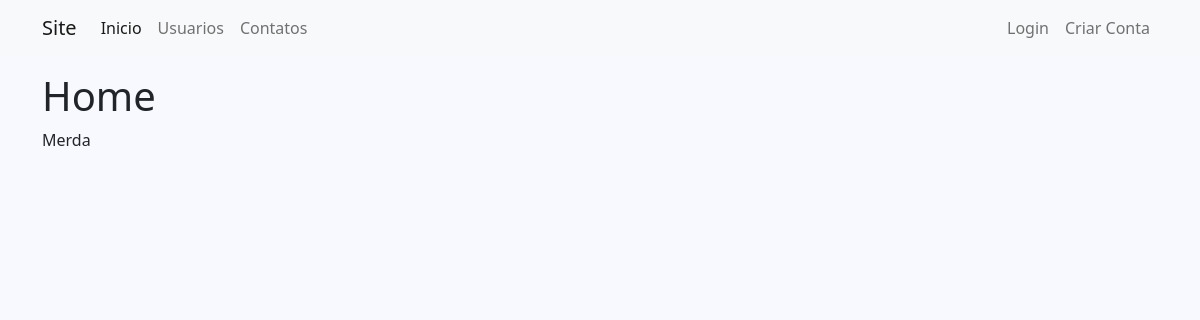
Before: / with the older database file.
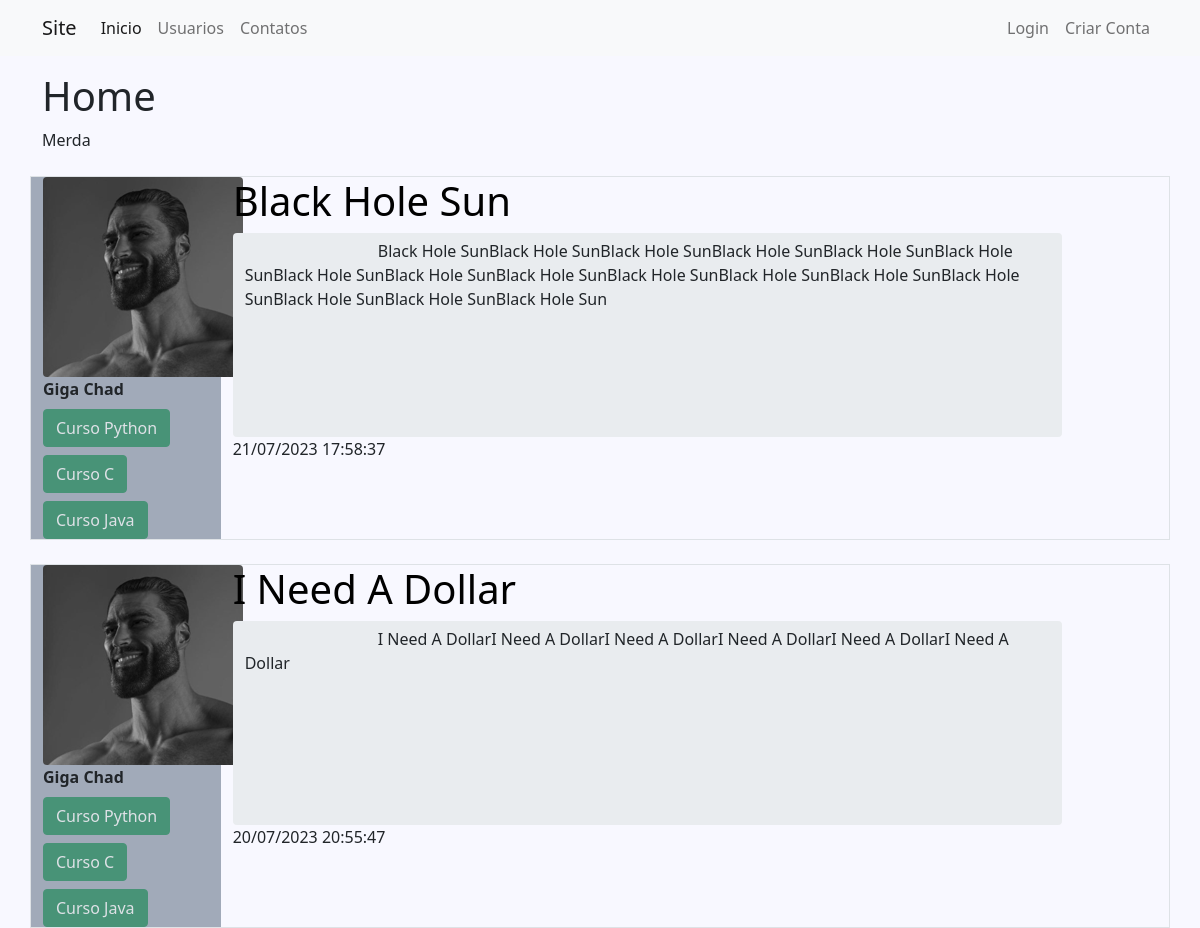
After: the same page with the newer database file.
### comunidade/models.py (models this page shows, shortened)
class Post(database.Model):
    id = database.Column(database.Integer, primary_key=True)
    titulo = database.Column(database.String(100), nullable=False)
    corpo = database.Column(database.Text, nullable=False)
    data_criacao = database.Column(database.DateTime, nullable=False, default=datetime.now(timezone))
    id_usuario = database.Column(database.Integer, database.ForeignKey('usuario.id'), nullable=False)

class Usuario(database.Model, UserMixin):
    id = database.Column(database.Integer, primary_key=True)
    username = database.Column(database.String(20), unique=True, nullable=False)
    email = database.Column(database.String(50), unique=True, nullable=False)
    senha = database.Column(database.String, nullable=False)
    foto_perfil = database.Column(database.String, nullable=False, default='default.jpg')
    posts = database.relationship('Post', backref='autor', lazy=True)
    cursos = database.Column(database.String, nullable=False, default='Não Informado')

### comunidade/routes.py (the view)
@app.route("/", endpoint='home')
def hello_world():
    posts = Post.query.order_by(Post.id.desc()).all()
    return render_template("index.html", posts=posts)

### comunidade/templates/index.html (shortened to what this page needs)
{% extends 'base.html' %}
{% block body %}
    <div class="container">
        <div class="row">
            <div class="col-12">
                <h1>Home</h1>
                <p>Merda</p>
                {% for post in posts %}
                    <div class="row border mt-4 ">
                        <div class="col col-2 meupost">
                            <div class="image pe-2">
                                {% set foto_perfil = post.autor.foto_perfil if post.autor.foto_perfil != 'default.jpg' else 'default.jpg' %}
                                <img src="{{ url_for('static', filename='fotos_perfil/' ~ foto_perfil) }}" class="rounded">
                            </div>
                            <strong>{{ post.autor.username }}</strong>
                            <div class="row justify-content-center">
                                <div class="col">
                                    {% for curso in post.autor.cursos.split(';') %}
                                        <button type="button" class="btn btn-success mt-2" disabled>{{ curso }}</button>
                                    {% endfor %}
                                </div>
                            </div>
                        </div>
                        <div class="col col-9">
                            <h1><a style="text-decoration: none; color: black" href="{{ url_for('post', post_id=post.id) }}">{{ post.titulo }}</a></h1>
                            <textarea class="form-control border-0 overflow-hidden" cols="5" rows="8" disabled style="resize: none">
                                {{ post.corpo }}
                            </textarea>
                            <span>{{ post.data_criacao.strftime("%d/%m/%Y %H:%M:%S") }}</span>
                        </div>
                    </div>
                {% endfor %}
            </div>
        </div>
    </div>
{% endblock %}

### comunidade/templates/base.html (shortened to what this page needs)
<!DOCTYPE html>
<html lang="pt-br">
<head>
    <link href="https://cdn.jsdelivr.net/npm/bootstrap@5.1.3/dist/css/bootstrap.min.css"
          rel="stylesheet"
>
    <link rel="stylesheet" href="https://cdnjs.cloudflare.com/ajax/libs/font-awesome/6.4.0/css/all.min.css"
 />
    <link rel="stylesheet" type="text/css" href="{{ url_for('static', filename='css/style.css') }}">
</head>
<body>
    {% include 'navbar.html' %}
    {% block body %}
    {% endblock %}
</body>
</html>

### comunidade/templates/navbar.html (shortened to what this page needs)
<nav class="navbar navbar-expand-lg navbar-light bg-light">
    <div class="container-fluid container">
        <a class="navbar-brand" href="">Site</a>
        <div class="collapse navbar-collapse" id="navbarSupportedContent">
            <ul class="navbar-nav me-auto mb-2 mb-lg-0">
                <li class="nav-item">
                    <a class="nav-link active" aria-current="page" href="{{ url_for('home') }}">Inicio</a>
                </li>
                <li class="nav-item">
                    <a class="nav-link" href="{{ url_for('usuarios') }}">Usuarios</a>
                </li>
                <li class="nav-item">
                    <a class="nav-link" href="{{ url_for('contatos') }}">Contatos</a>
                </li>
            </ul>
            <ul class="d-flex navbar-nav">
                {% if not current_user.is_authenticated %}
                    <li class="nav-item">
                        <a class="nav-link" href="{{ url_for('login') }}">Login</a>
                    </li>
                    <li class="nav-item">
                        <a class="nav-link" href="{{ url_for('login') }}">Criar Conta</a>
                    </li>
                {% endif %}
            </ul>
        </div>
    </div>
</nav>

### comunidade/static/css/style.css (style rules this page uses)
body { background-color: ghostwhite; border-radius: 10px; }
.meupost { background: #a1aab9; border: none; }

Changed rows visible on the page:
added Post: foto_perfil (picture), autor.username "Giga Chad", curso "Curso Python" "Curso C" "Curso Java", titulo "Black Hole Sun", corpo "Black Hole SunBlack Hole SunBlack Hole SunBlack Hole SunBlack Hole SunBlack Hole SunBlack Hole SunBlack Hole SunBlack Hole SunBlack Hole SunBlack Hole SunBlack Hole SunBlack Hole SunBlack Hole SunBlack Hole SunBlack Hole Sun", data_criacao "21/07/2023 17:58:37"
added Post: foto_perfil (picture), autor.username "Giga Chad", curso "Curso Python" "Curso C" "Curso Java", titulo "I Need A Dollar", corpo "I Need A DollarI Need A DollarI Need A DollarI Need A DollarI Need A DollarI Need A Dollar", data_criacao "20/07/2023 20:55:47"
